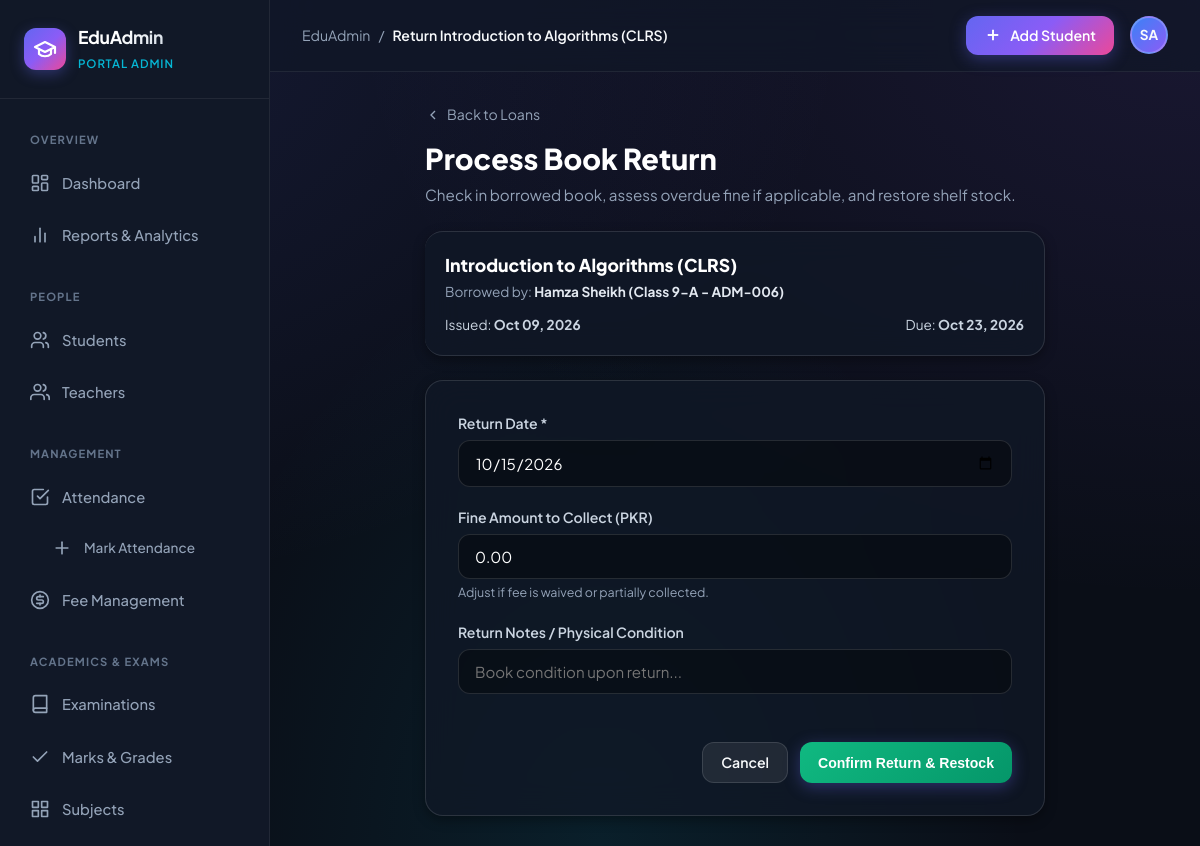
/library/issues/1/return/, run on the app's committed database.
### library/models.py (models this page shows, shortened)
class BookIssue(models.Model):
    BORROWER_TYPE_CHOICES = [
        ('student', 'Student'),
        ('teacher', 'Teacher'),
    ]
    STATUS_CHOICES = [
        ('Issued', 'Active / Borrowed'),
        ('Returned', 'Returned'),
        ('Overdue', 'Overdue'),
    ]
    book = models.ForeignKey(Book, on_delete=models.CASCADE, related_name='borrowing_records', verbose_name="Book")
    borrower_type = models.CharField(max_length=10, choices=BORROWER_TYPE_CHOICES, default='student', verbose_name="Borrower Type")
    student = models.ForeignKey('students.Student', on_delete=models.SET_NULL, null=True, blank=True, related_name='borrowed_books', verbose_name="Student")
    teacher = models.ForeignKey('teachers.Teacher', on_delete=models.SET_NULL, null=True, blank=True, related_name='borrowed_books', verbose_name="Teacher")
    issue_date = models.DateField(default=timezone.now, verbose_name="Issue Date")
    due_date = models.DateField(verbose_name="Due Date")
    return_date = models.DateField(null=True, blank=True, verbose_name="Actual Return Date")
    status = models.CharField(max_length=20, choices=STATUS_CHOICES, default='Issued', verbose_name="Loan Status")
    fine_amount = models.DecimalField(max_digits=6, decimal_places=2, default=Decimal('0.00'), verbose_name="Overdue Fine (PKR)")
    remarks = models.CharField(max_length=200, blank=True, verbose_name="Condition / Notes")
    created_at = models.DateTimeField(auto_now_add=True)
    updated_at = models.DateTimeField(auto_now=True)
    class Meta:
        ordering = ['-issue_date', '-created_at']
        verbose_name = "Book Loan Record"
        verbose_name_plural = "Book Loan Records"
    @property
    def borrower_name(self):
        if self.borrower_type == 'student' and self.student:
            return f"{self.student.student_name} ({self.student.student_class} - {self.student.admission_number})"
        elif self.borrower_type == 'teacher' and self.teacher:
            return f"{self.teacher.full_name} ({self.teacher.department})"
        return "Unknown"
    @property
    def is_currently_overdue(self):
        if self.status != 'Returned' and self.due_date:
            return datetime.date.today() > self.due_date
        return False
    def calculate_fine(self, rate_per_day=Decimal('10.00')):
        if self.is_currently_overdue:
            ref_date = self.return_date or datetime.date.today()
            if ref_date > self.due_date:
                days = (ref_date - self.due_date).days
                return Decimal(days) * rate_per_day
        return Decimal('0.00')

class Book(models.Model):
    CATEGORY_CHOICES = [
        ('Science', 'Science & Technology'),
        ('Literature', 'Literature & English'),
        ('Mathematics', 'Mathematics & Logic'),
        ('History', 'History & Social Studies'),
        ('Islamic', 'Islamic & Religious Studies'),
        ('Computer', 'Computer Science & AI'),
        ('General', 'General Reference & Encyclopedias'),
    ]
    title = models.CharField(max_length=200, verbose_name="Book Title")
    isbn = models.CharField(max_length=40, unique=True, verbose_name="ISBN / Catalog ID")
    author = models.CharField(max_length=150, verbose_name="Author")
    category = models.CharField(max_length=40, choices=CATEGORY_CHOICES, default='General', verbose_name="Category")
    publisher = models.CharField(max_length=150, blank=True, verbose_name="Publisher")
    edition = models.CharField(max_length=50, blank=True, default="1st Edition", verbose_name="Edition")
    total_copies = models.PositiveIntegerField(default=1, verbose_name="Total Copies")
    available_copies = models.PositiveIntegerField(default=1, verbose_name="Available Copies")
    rack_location = models.CharField(max_length=50, blank=True, default="Shelf A-1", verbose_name="Rack / Shelf Location")
    created_at = models.DateTimeField(auto_now_add=True)
    updated_at = models.DateTimeField(auto_now=True)
    class Meta:
        ordering = ['title']
        verbose_name = "Library Book"
        verbose_name_plural = "Library Books"

### students/models.py (models this page shows, shortened)
class Student(models.Model):
    student_name = models.CharField(
        max_length=150,
        verbose_name="Student Name",
        help_text="Full legal name of the student"
    )
    admission_number = models.CharField(
        max_length=30,
        unique=True,
        verbose_name="Admission Number",
        help_text="Unique institutional admission identifier"
    )
    student_class = models.CharField(
        max_length=50,
        verbose_name="Class / Grade",
        help_text="Current class or grade level"
    )
    contact_number = models.CharField(
        max_length=20,
        verbose_name="Contact Number",
        help_text="Primary guardian contact phone number"
    )
    created_at = models.DateTimeField(
        auto_now_add=True,
        verbose_name="Registered On"
    )
    updated_at = models.DateTimeField(
        auto_now=True,
        verbose_name="Last Updated"
    )
    class Meta:
        ordering = ['-created_at']
        verbose_name = "Student"
        verbose_name_plural = "Students"

### library/views.py (the view)
# urls.py: path('issues/<int:pk>/return/', views.book_return_action, name='book_return_action'),
def book_return_action(request, pk):
    issue = get_object_or_404(BookIssue, pk=pk)
    today = datetime.date.today()
    suggested_fine = issue.calculate_fine()
    if request.method == 'POST':
        form = BookReturnForm(request.POST)
        if form.is_valid():
            ret_date = form.cleaned_data['return_date']
            fine = form.cleaned_data['fine_amount'] or Decimal('0.00')
            rmk = form.cleaned_data['remarks']
            issue.return_date = ret_date
            issue.fine_amount = fine
            issue.status = 'Returned'
            if rmk:
                issue.remarks = f"{issue.remarks} | Return: {rmk}" if issue.remarks else rmk
            issue.save()
            book = issue.book
            if book.available_copies < book.total_copies:
                book.available_copies += 1
                book.save()
            messages.success(request, f'Book "{book.title}" successfully returned! (Fine collected: PKR {fine})')
            return redirect('library:book_issue_list')
    else:
        form = BookReturnForm(initial={'return_date': today, 'fine_amount': suggested_fine})
    return render(request, 'library/return_form.html', {
        'issue': issue,
        'form': form,
        'suggested_fine': suggested_fine,
        'page_title': f'Return {issue.book.title}',
        'active_tab': 'library_issues',
    })

### library/forms.py
class BookReturnForm(forms.Form):
    return_date = forms.DateField(widget=forms.DateInput(attrs={'class': 'form-control', 'type': 'date', 'id': 'id_return_date'}))
    fine_amount = forms.DecimalField(max_digits=6, decimal_places=2, required=False, initial=Decimal('0.00'), widget=forms.NumberInput(attrs={'class': 'form-control', 'step': '5.00', 'id': 'id_fine_amount'}))
    remarks = forms.CharField(max_length=200, required=False, widget=forms.TextInput(attrs={'class': 'form-control', 'placeholder': 'Book condition upon return...', 'id': 'id_remarks'}))

### templates/library/return_form.html (shortened to what this page needs)
{% extends 'students/base.html' %}
{% block content %}
<div style="max-width:620px; margin:0 auto;">
  <div style="margin-bottom:24px;">
    <a href="{% url 'library:book_issue_list' %}" style="display:inline-flex; align-items:center; gap:6px; font-size:0.88rem; color:var(--text-muted); text-decoration:none; margin-bottom:12px;">
      <svg width="16" height="16" viewBox="0 0 24 24" fill="none" stroke="currentColor" stroke-width="2"><polyline points="15 18 9 12 15 6"/></svg>
      Back to Loans
    </a>
    <h1 style="font-size:1.8rem; font-weight:800; color:#fff;">Process Book Return</h1>
    <p style="color:var(--text-muted); font-size:0.95rem; margin-top:4px;">Check in borrowed book, assess overdue fine if applicable, and restore shelf stock.</p>
  </div>
  <div class="glass-card" style="padding:20px; margin-bottom:24px; border-left:4px solid var(--cyan);">
    <div style="font-size:1.1rem; font-weight:800; color:#fff;">{{ issue.book.title }}</div>
    <div style="font-size:0.85rem; color:var(--text-muted); margin-top:4px;">
      Borrowed by: <strong style="color:#e2e8f0;">{{ issue.borrower_name }}</strong>
    </div>
    <div style="display:flex; justify-content:space-between; margin-top:12px; font-size:0.85rem; color:#cbd5e1;">
      <span>Issued: <strong>{{ issue.issue_date|date:"M d, Y" }}</strong></span>
      <span>Due: <strong style="{% if issue.is_currently_overdue %}color:#f87171;{% endif %}">{{ issue.due_date|date:"M d, Y" }}</strong></span>
    </div>
  </div>
  <div class="glass-card" style="padding:32px;">
    <form method="POST">
      <div style="display:flex; flex-direction:column; gap:20px;">
        <div>
          <label style="display:block; font-size:0.88rem; font-weight:600; margin-bottom:6px; color:#cbd5e1;">Return Date *</label>
          {{ form.return_date }}
        </div>
        <div>
          <label style="display:block; font-size:0.88rem; font-weight:600; margin-bottom:6px; color:#cbd5e1;">Fine Amount to Collect (PKR)</label>
          {{ form.fine_amount }}
          <div style="font-size:0.78rem; color:var(--text-muted); margin-top:4px;">Adjust if fee is waived or partially collected.</div>
        </div>
        <div>
          <label style="display:block; font-size:0.88rem; font-weight:600; margin-bottom:6px; color:#cbd5e1;">Return Notes / Physical Condition</label>
          {{ form.remarks }}
        </div>
      </div>
      <div style="display:flex; justify-content:flex-end; gap:12px; margin-top:28px; border-top:1px solid var(--border-color); padding-top:20px;">
        <a href="{% url 'library:book_issue_list' %}" class="btn-secondary">Cancel</a>
        <button type="submit" class="btn-primary" style="background:linear-gradient(135deg, #10b981, #059669);">
          Confirm Return &amp; Restock
        </button>
      </div>
    </form>
  </div>
</div>
{% endblock %}

### static/css/style.css (style rules this page uses)
:root { --bg-base: #0a0e17; --bg-surface: #111827; --bg-card: rgba(17, 24, 39, 0.75); --bg-card-hover: rgba(30, 41, 59, 0.85); --bg-glass: rgba(255, 255, 255, 0.04); --bg-glass-heavy: rgba(255, 255, 255, 0.08); --border-subtle: rgba(255, 255, 255, 0.07); --border-card: rgba(255, 255, 255, 0.12); --border-focus: #6366f1; --primary: #6366f1; --primary-hover: #4f46e5; --primary-gradient: linear-gradient(135deg, #6366f1 0%, #8b5cf6 50%, #ec4899 100%); --primary-glow: rgba(99, 102, 241, 0.35); --secondary: #06b6d4; --accent-purple: #8b5cf6; --success: #10b981; --success-glow: rgba(16, 185, 129, 0.25); --warning: #f59e0b; --warning-glow: rgba(245, 158, 11, 0.25); --danger: #ef4444; --danger-hover: #dc2626; --danger-glow: rgba(239, 68, 68, 0.25); --text-main: #f8fafc; --text-muted: #94a3b8; --text-dim: #64748b; --text-inverse: #0a0e17; --shadow-sm: 0 2px 4px rgba(0, 0, 0, 0.25); --shadow-md: 0 4px 12px rgba(0, 0, 0, 0.35); --shadow-lg: 0 12px 32px rgba(0, 0, 0, 0.45); --shadow-glow: 0 0 25px var(--primary-glow); --sidebar-width: 270px; --topbar-height: 72px; --radius-sm: 8px; --radius-md: 12px; --radius-lg: 18px; --radius-full: 9999px; --transition-fast: 0.18s ease; --transition-smooth: 0.3s cubic-bezier(0.4, 0, 0.2, 1); }
*, *::before, *::after { box-sizing: border-box; margin: 0; padding: 0; }
body { font-family: 'Plus Jakarta Sans', -apple-system, BlinkMacSystemFont, 'Segoe UI', Roboto, sans-serif; background-color: var(--bg-base); background-image: radial-gradient(at 0% 0%, rgba(99, 102, 241, 0.15) 0px, transparent 50%), radial-gradient(at 100% 0%, rgba(139, 92, 246, 0.12) 0px, transparent 50%), radial-gradient(at 50% 100%, rgba(6, 182, 212, 0.1) 0px, transparent 50%); background-attachment: fixed; color: var(--text-main); line-height: 1.5; min-height: 100vh; -webkit-font-smoothing: antialiased; }
a { color: inherit; text-decoration: none; }
.btn-primary { display: inline-flex; align-items: center; gap: 8px; padding: 9px 18px; border-radius: var(--radius-md); background: var(--primary-gradient); color: #fff; font-size: 0.88rem; font-weight: 600; border: none; cursor: pointer; box-shadow: 0 4px 16px var(--primary-glow); transition: all var(--transition-fast); }
.btn-secondary { display: inline-flex; align-items: center; gap: 8px; padding: 9px 18px; border-radius: var(--radius-md); background: var(--bg-glass-heavy); border: 1px solid var(--border-card); color: var(--text-main); font-size: 0.88rem; font-weight: 600; cursor: pointer; transition: all var(--transition-fast); }
.glass-card { background: var(--bg-card); backdrop-filter: blur(16px); border: 1px solid var(--border-card); border-radius: var(--radius-lg); padding: 24px; box-shadow: var(--shadow-md); transition: transform var(--transition-fast), border-color var(--transition-fast), box-shadow var(--transition-fast); }
.form-control { width: 100%; padding: 12px 16px; border-radius: var(--radius-md); background: rgba(0, 0, 0, 0.35); border: 1px solid var(--border-card); color: #fff; font-size: 0.94rem; font-family: inherit; outline: none; transition: all var(--transition-fast); }

### data on the page
BookIssue: book "Introduction to Algorithms (CLRS)", borrower_name "Hamza Sheikh (Class 9-A - ADM-006)", issue_date "Oct 09, 2026", due_date "Oct 23, 2026"

### other printed values
{{ page_title|default:"Overview" }} "Return Introduction to Algorithms (CLRS)"
